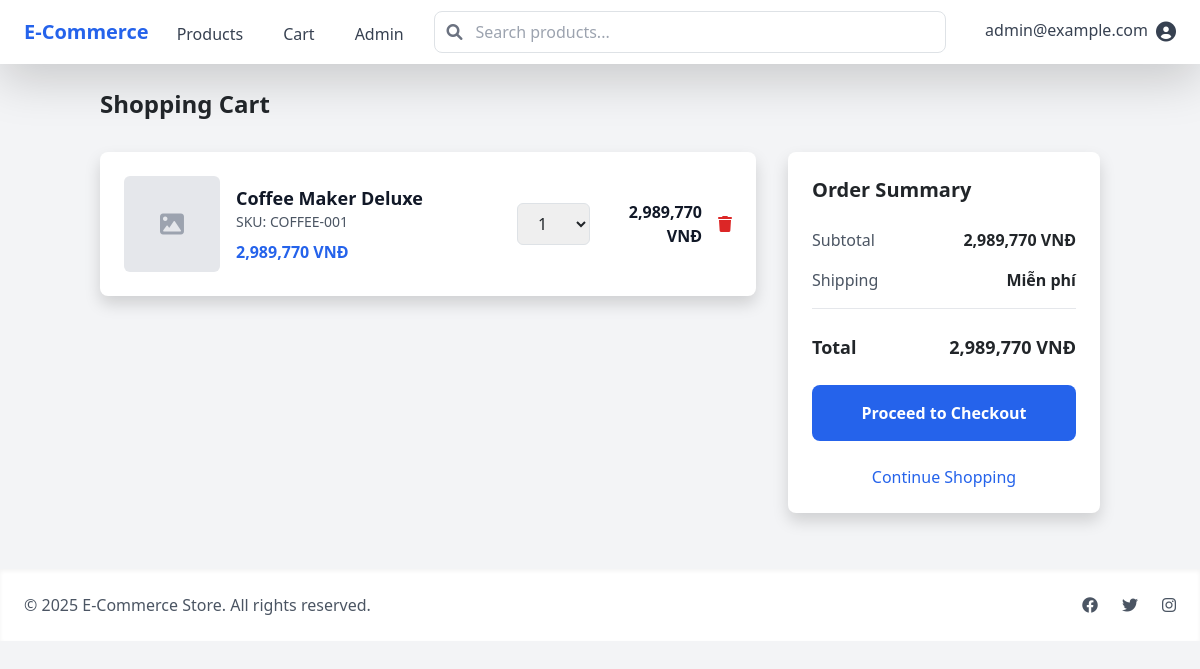
Before: /cart (signed in) with the older database file.
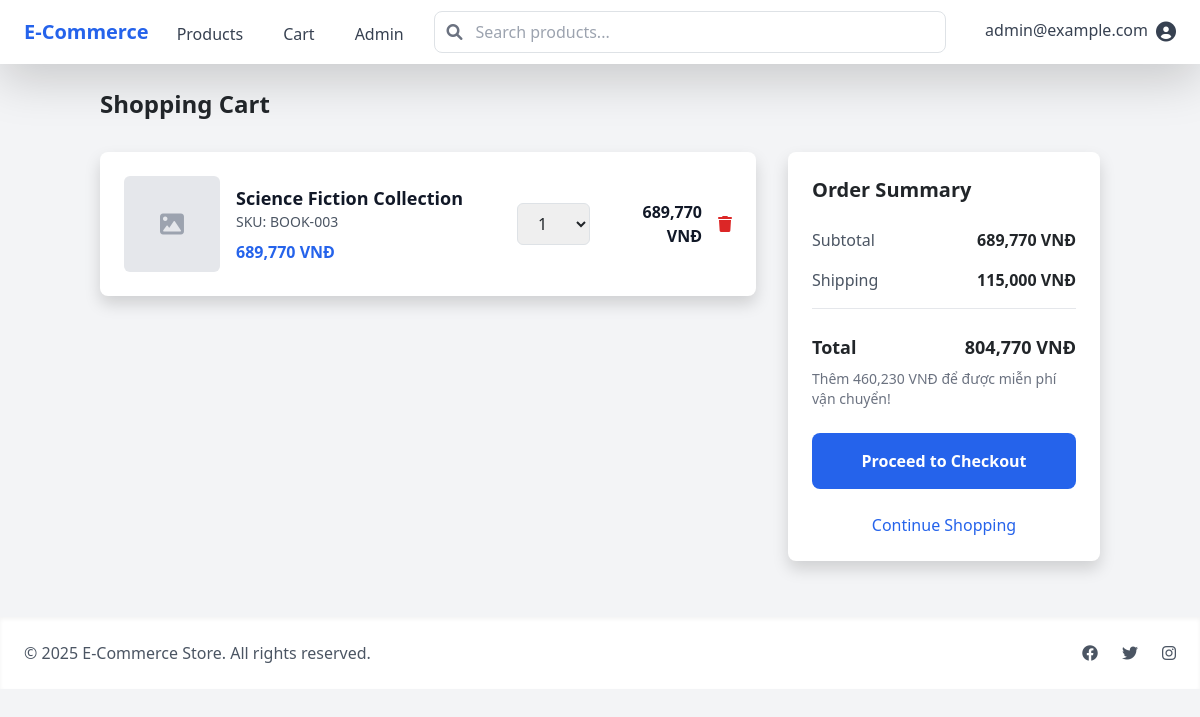
After: the same page with the newer database file.
### models/cart.py (models this page shows, shortened)
class CartItem(db.Model):
    __tablename__ = 'cart_items'
    id = db.Column(db.Integer, primary_key=True)
    user_id = db.Column(db.Integer, db.ForeignKey('users.id'), nullable=False)
    product_id = db.Column(db.Integer, db.ForeignKey('products.id'), nullable=False)
    quantity = db.Column(db.Integer, default=1)
    created_at = db.Column(db.DateTime, default=datetime.utcnow)
    updated_at = db.Column(db.DateTime, default=datetime.utcnow, onupdate=datetime.utcnow)
    deleted_at = db.Column(db.DateTime, nullable=True)
    product = db.relationship('Product',
                          back_populates='cart_items',
                          lazy='joined',
                          foreign_keys=[product_id])
    @property
    def subtotal(self):
        return self.quantity * self.product.price

### models/product.py (models this page shows, shortened)
class Product(db.Model):
    __tablename__ = 'products'
    id = db.Column(db.Integer, primary_key=True)
    name = db.Column(db.String(200), nullable=False)
    description = db.Column(db.Text)
    price = db.Column(db.Float, nullable=False)
    stock = db.Column(db.Integer, default=0)
    image_url = db.Column(db.String(500))  # Kept for backward compatibility
    category_id = db.Column(db.Integer, db.ForeignKey('categories.id'), nullable=False)
    sku = db.Column(db.String(50), unique=True)
    is_active = db.Column(db.Boolean, default=True)
    created_at = db.Column(db.DateTime, default=datetime.utcnow)
    updated_at = db.Column(db.DateTime, default=datetime.utcnow, onupdate=datetime.utcnow)
    cart_items = db.relationship('CartItem',
                             back_populates='product',
                             lazy=True,
                             cascade='all, delete-orphan')
    order_items = db.relationship('OrderItem', back_populates='product', lazy=True)
    images = db.relationship('ProductImage', backref='product', lazy=True,
                          cascade='all, delete-orphan',
                          order_by='ProductImage.is_primary.desc()')
    category = db.relationship('Category', back_populates='products', lazy=True)

### routes/cart.py (the view)
@cart_bp.route('/cart')
@login_required
def view_cart():
    cart_items = Cart.get_user_cart(current_user.id)
    total = Cart.get_cart_total(current_user.id)
    return render_template('cart/cart.html', cart_items=cart_items, total=total)

### templates/cart/cart.html (shortened to what the changed rows need)
{% extends "base.html" %}
{% block content %}
<div class="container mx-auto">
    <h1 class="text-2xl font-bold mb-8">Shopping Cart</h1>
    {% if cart_items %}
    <div class="grid grid-cols-1 lg:grid-cols-3 gap-8">
        <div class="lg:col-span-2">
            <div class="bg-white rounded-lg shadow">
                {% for item in cart_items %}
                <div class="p-6 {% if not loop.last %}border-b border-gray-200{% endif %}">
                    <div class="flex items-center space-x-4">
                        <div class="flex-shrink-0 w-24 h-24">
                            {% if item.product.image_url %}
                            <img src="{{ url_for('static', filename='uploads/' + item.product.image_url) }}"
                                 alt="{{ item.product.name }}"
                                 class="w-full h-full object-cover rounded">
                            {% else %}
                            <div class="w-full h-full bg-gray-200 rounded flex items-center justify-center">
                                <i class="fas fa-image text-gray-400 text-2xl"></i>
                            </div>
                            {% endif %}
                        </div>
                        <div class="flex-grow">
                            <h3 class="text-lg font-semibold">
                                <a href="{{ url_for('products.detail', id=item.product.id) }}"
                                   class="text-gray-900 hover:text-blue-600">
                                    {{ item.product.name }}
                                </a>
                            </h3>
                            <p class="text-gray-600 text-sm mb-2">SKU: {{ item.product.sku }}</p>
                            <p class="text-blue-600 font-bold">{{ "{:,.0f}".format(item.product.price * 23000) }} VNĐ</p>
                        </div>
                        <div class="flex items-center space-x-4">
                            <form action="{{ url_for('cart.update_cart', product_id=item.product.id) }}"
                                  method="POST"
                                  class="flex items-center space-x-2">
                                <select name="quantity"
                                        class="px-3 py-2 border border-gray-300 rounded focus:outline-none focus:border-blue-500"
                                        onchange="this.form.submit()">
                                    {% for i in range(1, item.product.stock + 1) %}
                                    <option value="{{ i }}" {% if i == item.quantity %}selected{% endif %}>
                                        {{ i }}
                                    </option>
                                    {% endfor %}
                                </select>
                            </form>
                            <div class="text-gray-900 font-semibold w-24 text-right">
                                {{ "{:,.0f}".format(item.subtotal * 23000) }} VNĐ
                            </div>
                            <form action="{{ url_for('cart.remove_from_cart', product_id=item.product.id) }}"
                                  method="POST"
                                  class="flex-shrink-0">
                                <button type="submit"
                                        class="text-red-600 hover:text-red-800"
                                        onclick="return confirm('Are you sure you want to remove this item?')">
                                    <i class="fas fa-trash"></i>
                                </button>
                            </form>
                        </div>
                    </div>
                </div>
                {% endfor %}
            </div>
        </div>
        <div class="lg:col-span-1">
            <div class="bg-white rounded-lg shadow p-6 sticky top-8">
                <h2 class="text-xl font-bold mb-6">Order Summary</h2>
                <div class="space-y-4 mb-6">
                    <div class="flex justify-between">
                        <span class="text-gray-600">Subtotal</span>
                        <span class="font-semibold">{{ "{:,.0f}".format(total) }} VNĐ</span>
                    </div>
                    <div class="flex justify-between">
                        <span class="text-gray-600">Shipping</span>
                        <span class="font-semibold">
                            {% if total >= 1150000 %}
                            Miễn phí
                            {% else %}
                            115,000 VNĐ
                            {% endif %}
                        </span>
                    </div>
                    <div class="border-t border-gray-200 pt-4">
                        <div class="flex justify-between">
                            <span class="text-lg font-bold">Total</span>
                            <span class="text-lg font-bold">
                                {{ "{:,.0f}".format(total if total >= 1150000 else total + 115000) }} VNĐ
                            </span>
                        </div>
                        <p class="text-sm text-gray-500 mt-2">
                            {% if total < 1150000 %}
                            Thêm {{ "{:,.0f}".format(1150000 - total) }} VNĐ để được miễn phí vận chuyển!
                            {% endif %}
                        </p>
                    </div>
                </div>
                <a href="{{ url_for('cart.checkout') }}"
                   class="block w-full bg-blue-600 text-white text-center py-3 rounded-lg font-semibold hover:bg-blue-700 transition duration-300">
                    Proceed to Checkout
                </a>
                <a href="{{ url_for('products.index') }}"
                   class="block w-full text-center mt-4 text-blue-600 hover:text-blue-800">
                    Continue Shopping
                </a>
            </div>
        </div>
    </div>
    {% endif %}
</div>
{% endblock %}

Changed rows visible on the page:
no longer on this page (row edited): CartItem: product.name "Coffee Maker Deluxe", product.sku "COFFEE-001", quantity "1", item.subtotal*23000 "2,989,770"
no longer on this page (row edited): Product: item.product.price*23000 "2,989,770"
added CartItem: product.name "Science Fiction Collection", product.sku "BOOK-003", quantity "1", item.subtotal*23000 "689,770"
now on this page (row unchanged): Product: item.product.price*23000 "689,770"
Other visible differences:
{{ "{:,.0f}".format(total) }}: "2,989,770" → "689,770"
{{ "{:,.0f}".format(total if total >= 1150000 else total + 115000) }}: "2,989,770" → "804,770"
{{ "{:,.0f}".format(1150000 - total) }}: (not shown) → "460,230"
text no longer shown: "Miễn phí"
text now shown: "115,000 VNĐ Thêm VNĐ để được miễn phí vận chuyển!"
